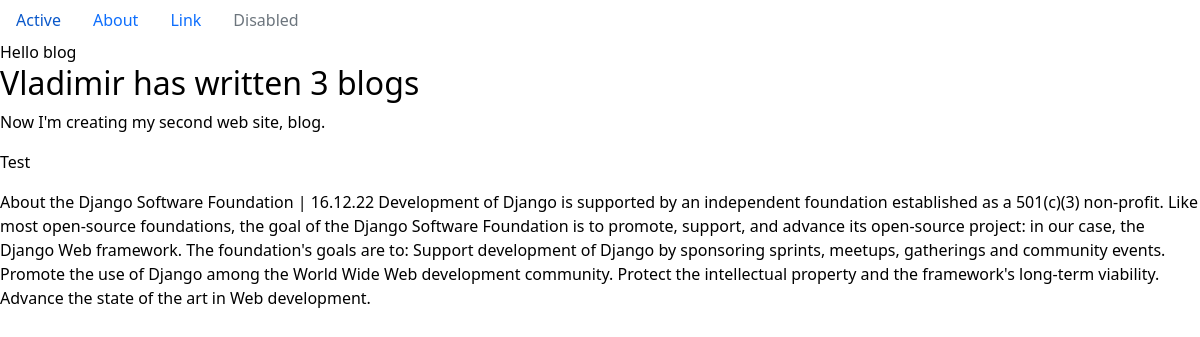
Screenshot of /blog/ with the database file from the repository.
### blog/models.py (models this page shows)
class Blog(models.Model):
    title = models.CharField(max_length=200)
    description = models.TextField()

### blog/views.py (the view)
# urls.py: path('', views.all_blogs, name='all_blogs'),
def all_blogs(request):
    blogs = Blog.objects.order_by()[:5]
    return render(request, 'blog/all_blogs.html', {'blogs': blogs})

### blog/templates/blog/all_blogs.html
{% extends 'portfolio/base.html' %}
{% block content %}
    Hello blog
    <h2>Vladimir has written {{ blogs.count }} blog{{ blogs.count|pluralize }}</h2>
    {% for blog in blogs %}
    <p>{{ blog.description }}</p>
    {% endfor %}
    {% endblock %}

### rows the page displays
Blog: description "Now I'm creating my second web site, blog."
Blog: description "Test"
Blog: description "About the Django Software Foundation | 16.12.22 Development of Django is supported by an independent foundation established as a 501(c)(3) non-profit. Like most open-source foundations, the goal of the Django Software Foundation is to promote, support, and advance its open-source project: in our case, the Django Web framework. The foundation's goals are to: Support development of Django by sponsoring sprints, meetups, gatherings and community events. Promote the use of Django among the World Wide Web development community. Protect the intellectual property and the framework's long-term viability. Advance the state of the art in Web development."

### other values shown
{{ blogs.count }} "3"
